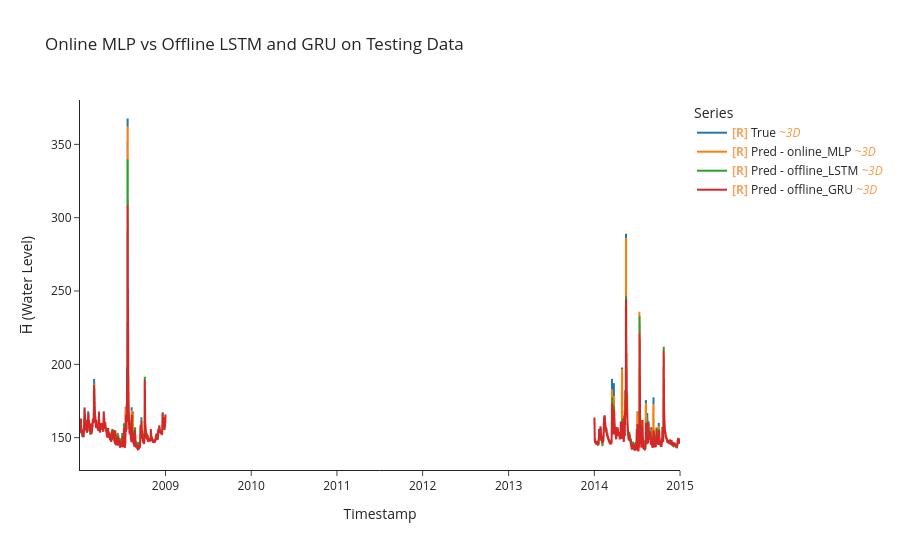

Notebook code cell kept with this figure:
### Markdown cell above
## Experiment (2): Online Model vs Standard Offline Architectures

**Objective:** To compare our online learning MLP model against widely used traditional and deep learning models (LSTM, GRU, CNN, and Logistic Regression) trained in offline fashion. This experiment evaluates the trade-off between peak value detection and overall prediction metrics. The goal is to understand whether our simple online MLP can outperform more complex offline architectures in capturing critical flood events, particularly in terms of sensitivity to sudden water level changes.

### Code cell
# Plot the online vs offline results 
uf.calculate_metrics_and_plot(results, plot_title="Online MLP vs Offline LSTM and GRU on Testing Data",
                            methods_to_plot=["offline_LSTM","offline_GRU",'online_MLP'])

### Figure 1 — Plotly figure (JSON) as saved in the notebook; plotly's stock layout.template omitted (floating-point values rounded to 4 significant figures; data arrays with more than 128 entries replaced by an {"elided": "..."} marker saying what was removed)
{"data": [{"hovertemplate": "Legend=True<br>Timestamp=%{x}<br>H̅ (Water Level)=%{y}<extra></extra>", "legendgroup": "True", "line": {"color": "#1f77b4", "dash": "solid", "width": 2}, "marker": {"symbol": "circle"}, "mode": "lines", "name": "<b style=\"color:sandybrown\">[R]</b> True <i style=\"color:#fc9944\">~3D</i>", "showlegend": true, "type": "scattergl", "uid": "43c1239e-2753-4643-8d9e-2c32f4801d7c", "x": {"elided": "1001 str values"}, "xaxis": "x", "y": {"elided": "1001 float values"}, "yaxis": "y"}, {"hovertemplate": "Legend=Pred - online_MLP<br>Timestamp=%{x}<br>H̅ (Water Level)=%{y}<extra></extra>", "legendgroup": "Pred - online_MLP", "line": {"color": "#ff7f0e", "dash": "solid", "width": 2}, "marker": {"symbol": "circle"}, "mode": "lines", "name": "<b style=\"color:sandybrown\">[R]</b> Pred - online_MLP <i style=\"color:#fc9944\">~3D</i>", "showlegend": true, "type": "scattergl", "uid": "daa0c983-264f-4214-9d17-6c8bec018573", "x": {"elided": "1001 str values"}, "xaxis": "x", "y": {"elided": "1001 float values"}, "yaxis": "y"}, {"hovertemplate": "Legend=Pred - offline_LSTM<br>Timestamp=%{x}<br>H̅ (Water Level)=%{y}<extra></extra>", "legendgroup": "Pred - offline_LSTM", "line": {"color": "#2ca02c", "dash": "solid", "width": 2}, "marker": {"symbol": "circle"}, "mode": "lines", "name": "<b style=\"color:sandybrown\">[R]</b> Pred - offline_LSTM <i style=\"color:#fc9944\">~3D</i>", "showlegend": true, "type": "scattergl", "uid": "1aae3095-a890-40d1-afea-e269e9c680af", "x": {"elided": "1001 str values"}, "xaxis": "x", "y": {"elided": "1001 float values"}, "yaxis": "y"}, {"hovertemplate": "Legend=Pred - offline_GRU<br>Timestamp=%{x}<br>H̅ (Water Level)=%{y}<extra></extra>", "legendgroup": "Pred - offline_GRU", "line": {"color": "#d62728", "dash": "solid", "width": 2}, "marker": {"symbol": "circle"}, "mode": "lines", "name": "<b style=\"color:sandybrown\">[R]</b> Pred - offline_GRU <i style=\"color:#fc9944\">~3D</i>", "showlegend": true, "type": "scattergl", "uid": "583ae687-46e4-4dce-9c4f-6952691a285b", "x": {"elided": "1001 str values"}, "xaxis": "x", "y": {"elided": "1001 float values"}, "yaxis": "y"}], "layout": {"height": 550, "legend": {"title": {"text": "Series"}, "tracegroupgap": 0}, "title": {"text": "Online MLP vs Offline LSTM and GRU on Testing Data"}, "xaxis": {"anchor": "y", "domain": [0, 1], "title": {"text": "Timestamp"}}, "yaxis": {"anchor": "x", "domain": [0, 1], "title": {"text": "H̅ (Water Level)"}}}}
